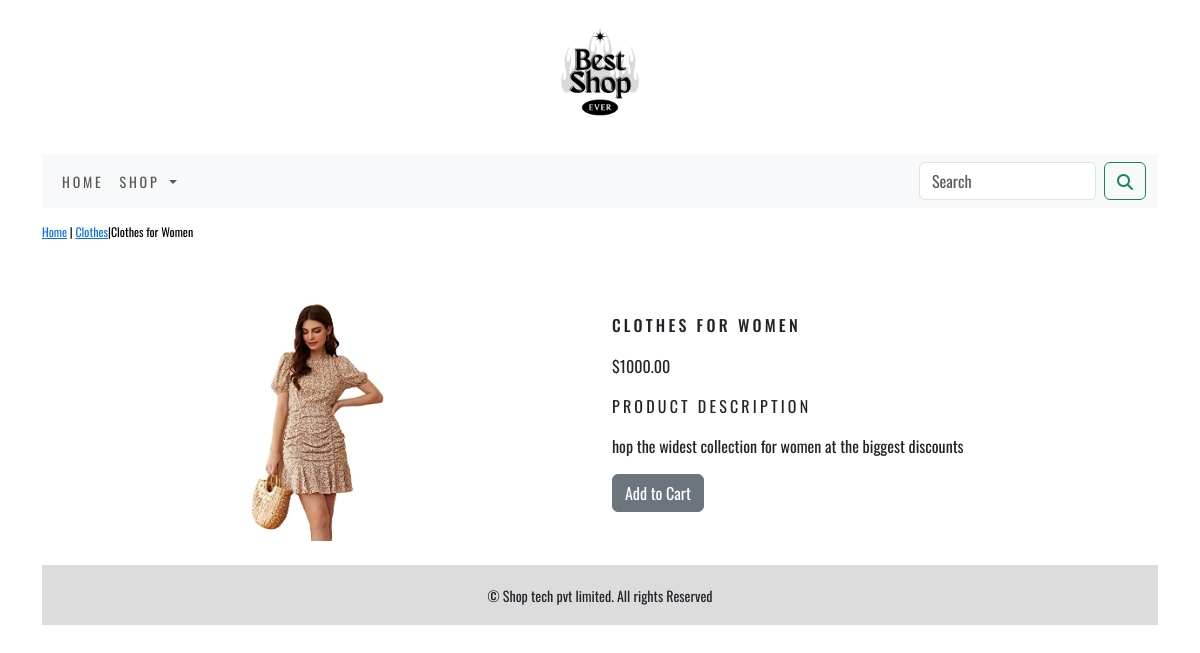
The page /shop/clothes/clothes-for-women/ on the database its author committed.
### shop/models.py (models this page shows, shortened)
class Product(models.Model):
    name = models.CharField(max_length=250, unique=True)
    slug = models.SlugField(max_length=250, unique=True)
    description = models.TextField(blank=True)
    price=models.DecimalField(max_digits=10,decimal_places=2)
    category=models.ForeignKey(Category,on_delete=models.CASCADE)
    image=models.ImageField(upload_to='product',blank=True)
    stock=models.IntegerField()
    available=models.BooleanField(default=True)
    created=models.DateTimeField(auto_now_add=True)
    updated=models.DateTimeField(auto_now=True)
    class Meta:
        ordering=('name',)
        verbose_name='product'
        verbose_name_plural='products'

class Category(models.Model):
    name=models.CharField(max_length=250,unique=True)
    slug=models.SlugField(max_length=250,unique=True)
    description=models.TextField(blank=True)
    image=models.ImageField(upload_to='category',blank=True)
    class Meta:
        ordering=('name',)
        verbose_name='category'
        verbose_name_plural='categories'
    def get_url(self):
        return reverse('shop:products_by_category',args=[self.slug])
    def __str__(self):
        return '{}'.format(self.name)

### shop/views.py (the view)
# urls.py: path('<slug:c_slug>/<slug:product_slug>/',views.ProDetail,name='prodCatdetail')
def ProDetail(request,c_slug,product_slug):
    try:
        product=Product.objects.get(category__slug=c_slug,slug=product_slug)
    except Exception as e:
        raise e
    return render(request,'product.html',{'product':product})

### cart/context_processors.py (called while the page is built)
def counter(request):
    item_count=0
    if 'admin' in request.path:
        return {}
    else:
        try:
            cart=Cart.objects.filter(cart_id=_cart_id(request))
            cart_items=CartItem.objects.all().filter(cart=cart[:1])
            for cart_item in cart_items:
                item_count += cart_item.quantity
        except Cart.DoesnotExist:
            item_count=0
    return dict(item_count=item_count)

### cart/views.py (called while the page is built)
def _cart_id(request):
    cart=request.session.session_key
    if not cart:
        cart=request.session.create()
    return cart

### shop/context_processors.py (called while the page is built)
def menu_links(request):
    links=Category.objects.all()
    return dict(links=links)

### templates/product.html (shortened to what this page needs)
{% extends 'base.html' %}
{% load static %}
{% block content %}
    <div class="row my_prod_row_class">
        <div class="mx_auto">
            <p><a href="{% url 'shop:allProdCat' %}">Home</a> | <a href="{{product.category.get_url}}">{{product.category}}</a>|{{product.name}}</p>
        </div>
    </div>
        <div class="container">
            <br>
            <div class="row">
                <div class="col-12 col-sm-12 col-md-12 col-lg-6 text-center">
                    <div style="min-width:18rem">
                        <img class="card-img-top my_image" src="{{product.image.url}}" alt="{{product.name}}">
                    </div>
                </div>
                <div class="col-12 col-sm-12 col-md-12 col-lg-6">
                    <div >
                        <h1 class="my_prod_title">{{product.name}}</h1>
                        <p>${{product.price}}</p>
                        <p class="my_title">Product Description</p>
                        <p class="text-justify my_prod_text">{{product.description}}</p>
                        {% if product.stock <= 0 %}
                        <p class="text-justify my_prod_text"><b>Out of Stock</b></p>
                        {% else %}
                        <a class="btn btn-secondary" href="{% url 'cart:add_cart' product.id %}">Add to Cart</a>
                        {% endif %}
                    </div>
                </div>
            </div>
        </div>
<br>
{% endblock %}

### static/css/custom.css (style rules this page uses)
body { font-family: 'Oswald', sans-serif !important; }
.my_image { width: 100%; height: auto; }
.card-img-top { width: 100%; height: 30vh; object-fit: contain; }
.my_title { font-size:16px; text-transform:uppercase; letter-spacing:.2em; }
.my_prod_row_class { padding-top:15px; padding-bottom:20px; }
.my_prod_row_class .mx_auto { color:#000; font-size:12px; text-decoration:none; }
.my_prod_title { font-size:16px; text-transform:uppercase; letter-spacing:.2em; padding-top:15px; padding-bottom:10px; }
.my_prod_title { padding-right:20px; }

### rows shown on the page
Product: category "Clothes", name "Clothes for Women", image (picture), name "CLOTHES FOR WOMEN", price "1000.00", description "hop the widest collection for women at the biggest discounts"
